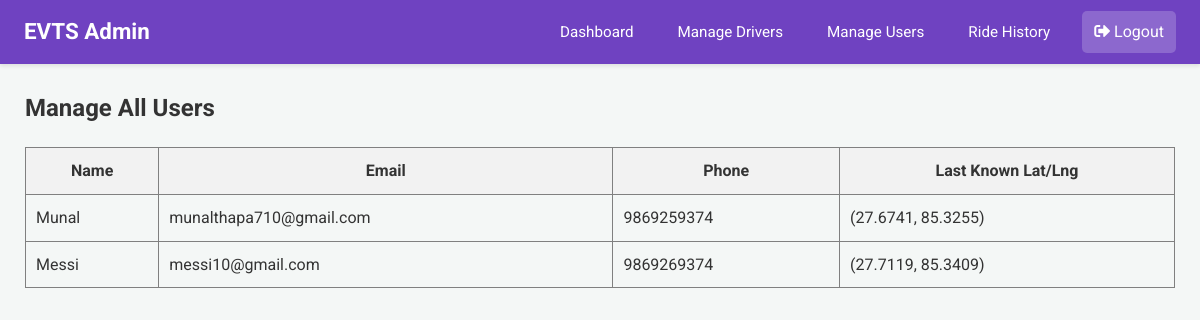
The page /admin/manage-users (signed in) on the database as committed earlier.
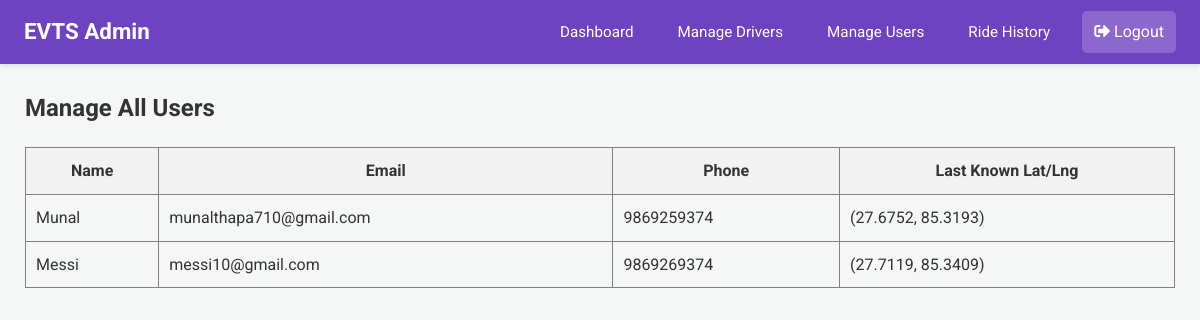
The same page on the database as committed later.
### app.py (models this page shows)
class User(db.Model):
    email = db.Column(db.String(120), primary_key=True)
    name = db.Column(db.String(100))
    phone = db.Column(db.String(15))
    password = db.Column(db.String(256)) # Increased length for hash
    latitude = db.Column(db.Float, nullable=True)
    longitude = db.Column(db.Float, nullable=True)

### app.py (the view)
@app.route('/admin/manage-users')
@login_required_admin
def manage_users():
    admin = Admin.query.get(session['admin'])
    all_users = User.query.all()
    response = make_response(render_template('admin_manage_users.html', admin=admin, users=all_users))
    return add_no_cache_to_response(response)

### app.py (called while the page is built)
def login_required_admin(f):
    @wraps(f)
    def decorated_function(*args, **kwargs):
        if 'admin' not in session:
            flash("Admin access required.", "error")
            return redirect(url_for('login'))
        return f(*args, **kwargs)
    return decorated_function

def add_no_cache_to_response(response):
    response.headers["Cache-Control"] = "no-cache, no-store, must-revalidate, public, max-age=0"
    response.headers["Pragma"] = "no-cache"
    response.headers["Expires"] = "0"
    return response

### templates/admin_manage_users.html
{% extends 'admin_base.html' %}
{% block content %}
<h2>Manage All Users</h2>
<table border="1" style="width: 100%; border-collapse: collapse; margin-top: 20px;">
    <thead>
        <tr style="background-color: #f2f2f2;">
            <th style="padding: 10px;">Name</th>
            <th style="padding: 10px;">Email</th>
            <th style="padding: 10px;">Phone</th>
            <th style="padding: 10px;">Last Known Lat/Lng</th>
        </tr>
    </thead>
    <tbody>
    {% for user in users %}
    <tr>
        <td style="padding: 10px;">{{ user.name }}</td>
        <td style="padding: 10px;">{{ user.email }}</td>
        <td style="padding: 10px;">{{ user.phone }}</td>
        <td style="padding: 10px;">
            {% if user.latitude and user.longitude %}
                ({{ user.latitude|round(4) }}, {{ user.longitude|round(4) }})
            {% else %}
                Not Set
            {% endif %}
        </td>
    </tr>
    {% endfor %}
    </tbody>
</table>
{% endblock %}

Rows that differ between the two databases and show on the page:
changed User "Munal": latitude "27.6741" → "27.6752"; longitude "85.3255" → "85.3193"
